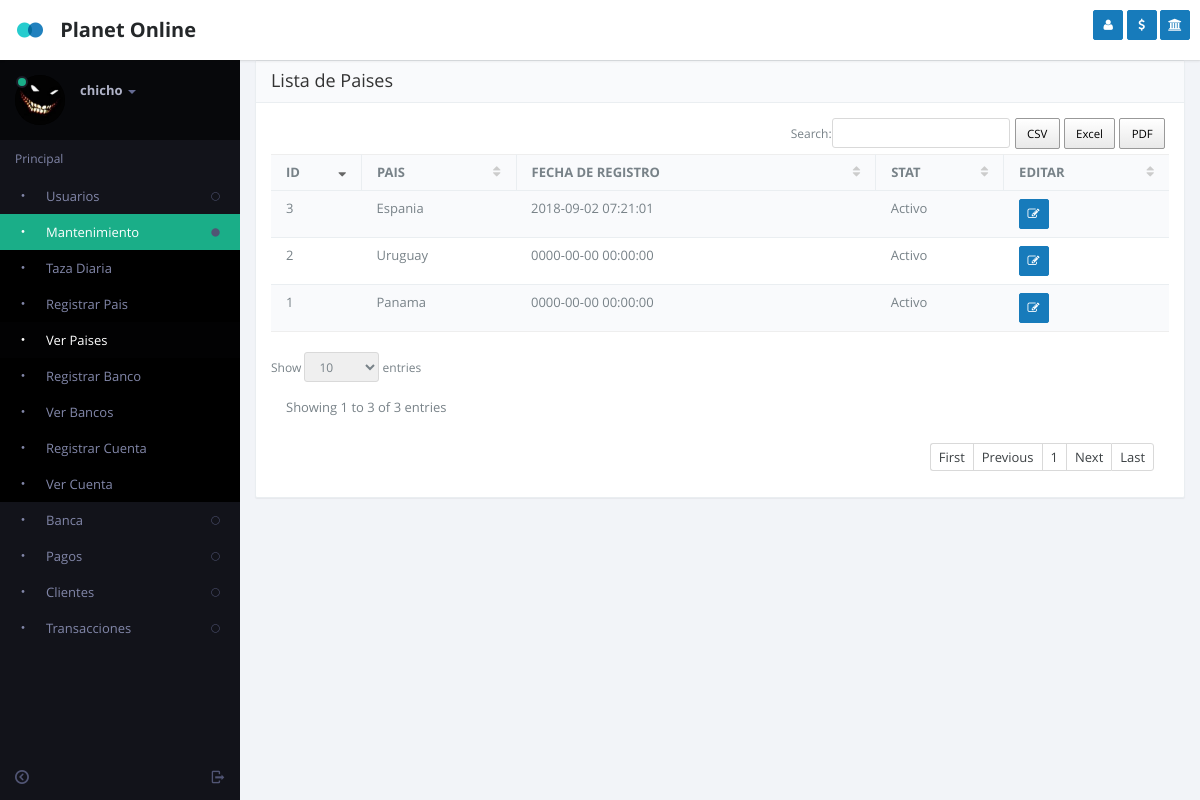
/view_country.php (signed in), run on an earlier commit of the app's database.
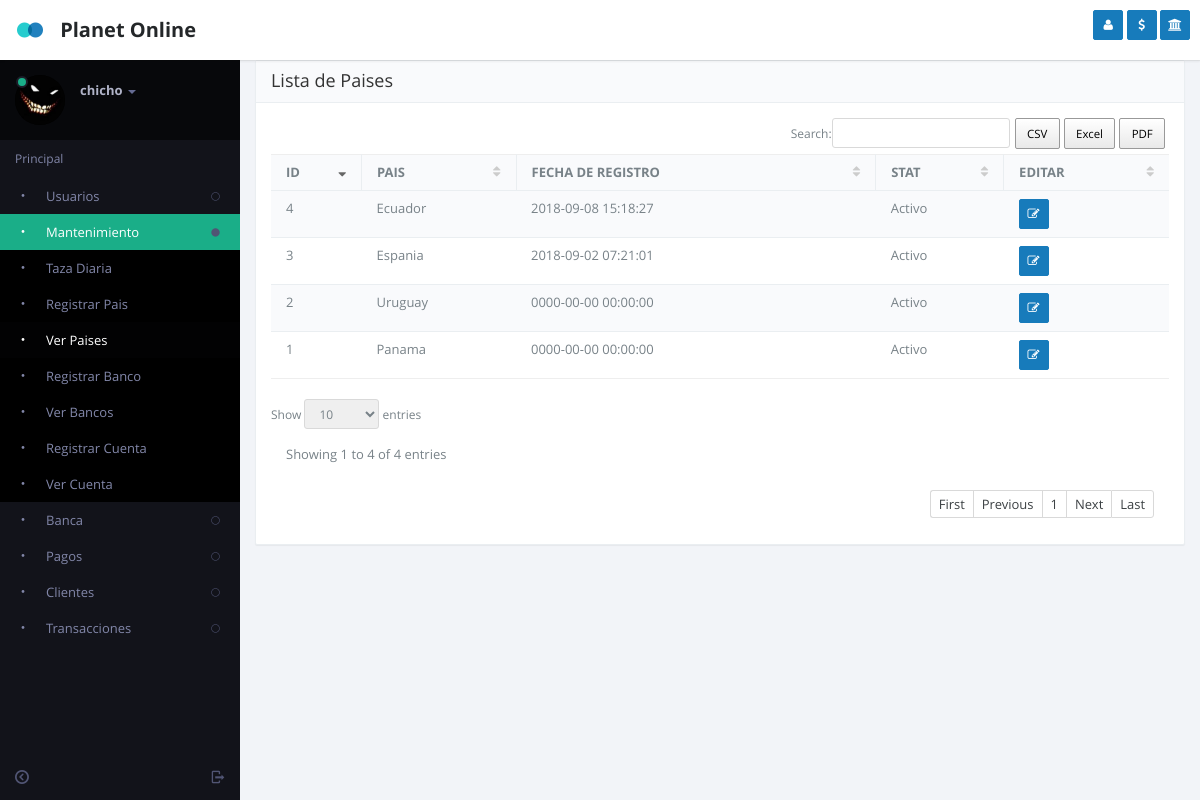
And on a later commit of the database.
### tables this page shows
CREATE TABLE `country` (
  `id` int(11) NOT NULL,
  `name` varchar(50) NOT NULL,
  `stat` int(11) NOT NULL,
  `id_user_reg` int(11) NOT NULL,
  `data_time` datetime NOT NULL
);

### include/defs.php (called while the page is built, shortened)
<?php
	function MySQLQuery($query)
	{
		$success= mysql_db_query($GLOBALS["DB_DBName"], $query);
		return $success;
	}
	function GetRecords($sql)
	{
		$check=MySQLQuery($sql);
		$return=array();
		$i=0;
		while ($row = mysql_fetch_array($check))
		 {
			$return[$i]=$row;
			$i++;
		}
		return $return;
	}
?>

### view_country.php (the view, shortened to what this page needs)
<?php
    include("include/defs.php");
    include("header.php");
    $where = "where (1=1) ";
      $arrUser = GetRecords("SELECT *
                             from country
                             $where
                             order by id");
?>
	<section id="content">
          <section class="vbox">
            <section class="scrollable padder">
              <section class="panel panel-default">
                <header class="panel-heading">
                          <span class="h4">Lista de Paises</span>
                </header>
                <div class="panel-body">
                    <div class="table-responsive">
                        <table class="table table-striped b-t b-light" data-ride="datatables">
                          <thead>
                            <tr>
                              <th>ID</th>
                              <th>PAIS</th>
                              <th>FECHA DE REGISTRO</th>
                              <th>STAT</th>
                              <th>EDITAR</th>
                            </tr>
                          </thead>
                          <tbody>
                          <?PHP
                            foreach ($arrUser as $key => $value) {
                              $status = ($value['stat'] == 1) ? 'Activo' : 'Inactivo';
                            ?>
                          <tr>
                              <td class="tbdata"> <?php echo $value['id']?> </td>
                              <td class="tbdata"> <?php echo $value['name']?> </td>
                              <td class="tbdata"> <?php echo $value['data_time']?> </td>
                              <td class="tbdata"> <?php echo $status?> </td>
                              <td>
                                <a href="modal_edit_country.php?id=<?php echo $value['id']?>" title="Editar Pais" data-toggle="ajaxModal" class="btn btn-sm btn-icon btn-primary"><i class="fa fa-edit (alias)"></i></a>
                              </td>
                          </tr>
                          <?php
                          }
                          ?>
                          </tbody>
                        </table>
                    </div>
                </div>
              </section>
            </section>
        </section>
    </section>
<?php
	include("footer.php");
?>

What changed in the data, as far as the page shows it:
added country: id "4", name "Ecuador", data_time "2018-09-08 15:18:27", stat "Activo"
Also different on the page:
text written by a page script: "CSV Excel PDF Search: Show entries Showing 1 to 3 of 3 entries First Previous 1 Next Last" → "CSV Excel PDF Search: Show entries Showing 1 to 4 of 4 entries First Previous 1 Next Last"
